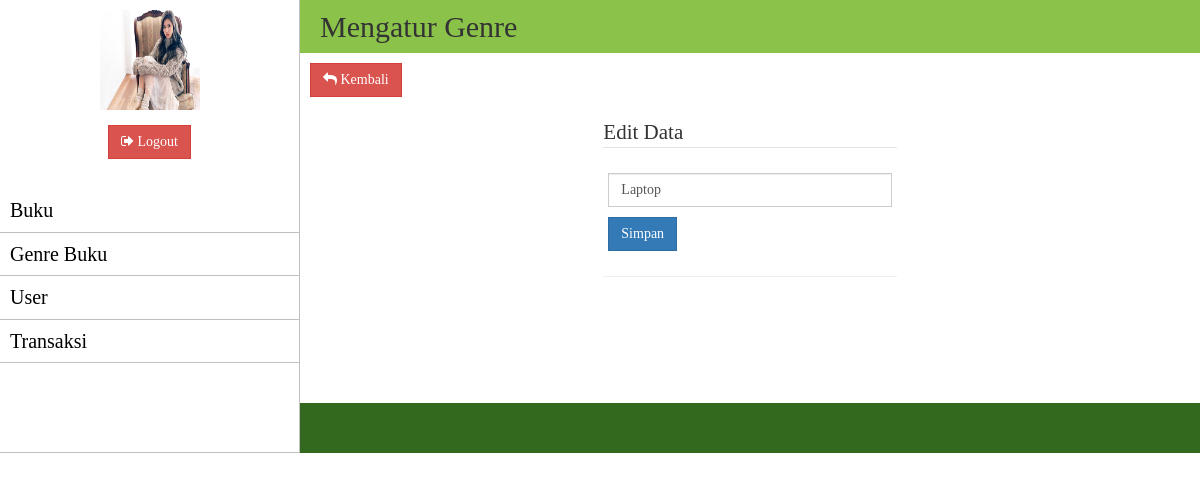
/admin/jenis/edit.php?id=1 (signed in), run on an earlier commit of the app's database.
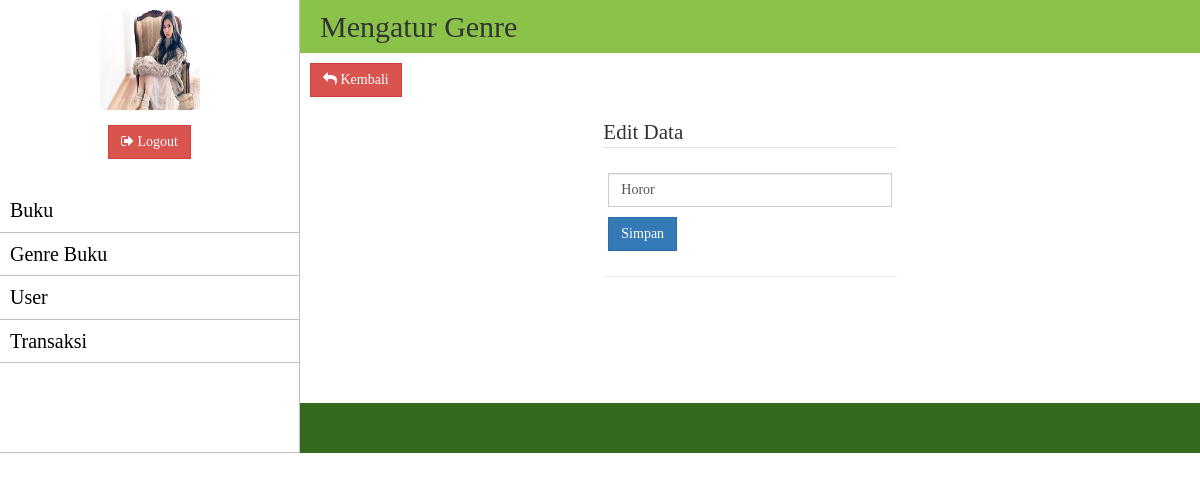
And on a later commit of the database.
### tables this page shows
CREATE TABLE `tbl_jenis` (
  `id_jenis` int(11) NOT NULL,
  `jenis_barang` varchar(50) NOT NULL
);

### admin/jenis/edit.php (the view, shortened to what this page needs)
<?php
require_once"../../element/sidebar.php";
$id=@$_GET['id'];;
$select_id=mysql_query("SELECT * FROM tbl_jenis WHERE id_jenis=$id");
$jenis=mysql_fetch_array($select_id);
?>
<div class="content-header">
<h2>Mengatur Genre</h2>
</div>
<div class="content-isi">
	<a class="btn btn-danger" href="index.php" id="kembali"><i class="fa fa-reply"></i> Kembali</a>
	<div class="col-lg-4 tambah-edit">
		<legend>Edit Data</legend>
		<form action="proses.php?proses=edit" method="post">
			<table>
				<tbody>
					<tr>
						<td>
							<input type="text" name="jenis_barang" id="input" class="form-control" required="required" value="<?php echo $jenis['jenis_barang']; ?>">
						</td>
					</tr>
					<tr>
						<td>
							<button type="submit" class="btn btn-primary">Simpan</button>
						</td>
					</tr>
				</tbody>
			</table>
		</form>
		<hr noshade>
	</div>
</div>
<?php
require_once"../../element/footer.php";
?>

What changed in the data, as far as the page shows it:
changed tbl_jenis: jenis_barang "Laptop" → "Horor"
